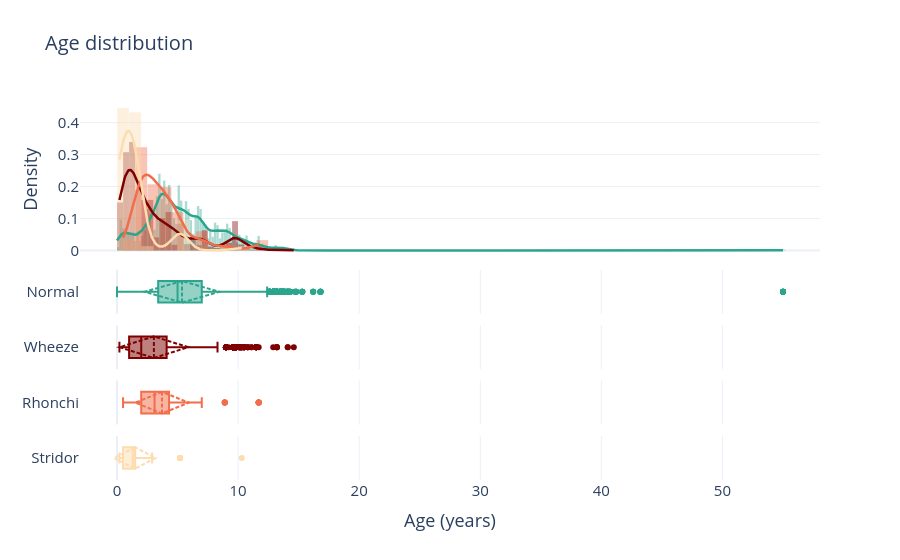

Notebook source saved alongside this figure:
### Markdown cell above
#### 3.3.2. Age by class

### Code cell
# --- 3. Crear figura: 2 filas, eje X compartido ---
fig = make_subplots(
    rows=5, cols=1,
    shared_xaxes=True,
    row_heights=[0.90, 0.25, 0.25, 0.25, 0.25],   # histograma más grande, boxplot como "resumen" fino
    vertical_spacing=0.03,
)


# --- 1. Datos ---
labels = ["Normal", "Wheeze", "Rhonchi", "Stridor"]

for i, label in enumerate(labels, start=2):

    df_i = df[df["label"] == label]
    ages = df_i["age"].dropna()

    # --- 2. Estimar KDE ---
    kde = gaussian_kde(ages)
    x_kde = np.linspace(ages.min(), ages.max(), 300)
    y_kde = kde(x_kde)

    # --- Histograma (normalizado a densidad para que la escala coincida con la KDE) ---
    fig.add_trace(
        go.Histogram(
            x=ages,
            histnorm="probability density",
            name="Duration",
            marker_color=color_map[label],
            opacity=0.4,
            showlegend=False,
        ),
        row=1, col=1
    )

    # --- KDE ---
    fig.add_trace(
        go.Scatter(
            x=x_kde,
            y=y_kde,
            mode="lines",
            name="KDE",
            line=dict(color=color_map[label], width=2.5),
            showlegend=False,
        ),
        row=1, col=1
    )

    # --- Boxplot horizontal ---
    fig.add_trace(
        go.Box(
            x=ages,
            name=label,
            marker_color=color_map[label],
            line_color=color_map[label],
            boxpoints="outliers",   # muestra outliers como puntos
            showlegend=False,
            boxmean="sd"
        ),
        row=i, col=1
    )

# --- 4. Layout ---
fig.update_layout(
    template="plotly_white",
    title_text="Age distribution",
    font=dict(size=15),
    title_font=dict(size=20),
    bargap=0.02,
    barmode="overlay",
)
fig.update_yaxes(title_text="Density", row=1, col=1)
fig.update_xaxes(title_text="Age (years)", row=5, col=1)

fig.show()
fig.write_image("assets/filtered/age_distribution_class.png", scale=5)

### Figure 1 — Plotly figure (JSON) as saved in the notebook; plotly's stock layout.template omitted (floating-point values rounded to 4 significant figures; data arrays with more than 128 entries replaced by an {"elided": "..."} marker saying what was removed)
{"data": [{"histnorm": "probability density", "marker": {"color": "#2CA58D"}, "name": "Duration", "opacity": 0.4, "showlegend": false, "type": "histogram", "x": {"elided": "18772 float values"}, "xaxis": "x", "yaxis": "y"}, {"line": {"color": "#2CA58D", "width": 2.5}, "mode": "lines", "name": "KDE", "showlegend": false, "type": "scatter", "x": {"elided": "300 float values"}, "xaxis": "x", "y": {"elided": "300 float values"}, "yaxis": "y"}, {"boxmean": "sd", "boxpoints": "outliers", "line": {"color": "#2CA58D"}, "marker": {"color": "#2CA58D"}, "name": "Normal", "showlegend": false, "type": "box", "x": {"elided": "18772 float values"}, "xaxis": "x2", "yaxis": "y2"}, {"histnorm": "probability density", "marker": {"color": "rgb(127, 0, 0)"}, "name": "Duration", "opacity": 0.4, "showlegend": false, "type": "histogram", "x": {"elided": "1808 float values"}, "xaxis": "x", "yaxis": "y"}, {"line": {"color": "rgb(127, 0, 0)", "width": 2.5}, "mode": "lines", "name": "KDE", "showlegend": false, "type": "scatter", "x": {"elided": "300 float values"}, "xaxis": "x", "y": {"elided": "300 float values"}, "yaxis": "y"}, {"boxmean": "sd", "boxpoints": "outliers", "line": {"color": "rgb(127, 0, 0)"}, "marker": {"color": "rgb(127, 0, 0)"}, "name": "Wheeze", "showlegend": false, "type": "box", "x": {"elided": "1808 float values"}, "xaxis": "x3", "yaxis": "y3"}, {"histnorm": "probability density", "marker": {"color": "rgb(242, 109, 75)"}, "name": "Duration", "opacity": 0.4, "showlegend": false, "type": "histogram", "x": {"elided": "217 float values"}, "xaxis": "x", "yaxis": "y"}, {"line": {"color": "rgb(242, 109, 75)", "width": 2.5}, "mode": "lines", "name": "KDE", "showlegend": false, "type": "scatter", "x": {"elided": "300 float values"}, "xaxis": "x", "y": {"elided": "300 float values"}, "yaxis": "y"}, {"boxmean": "sd", "boxpoints": "outliers", "line": {"color": "rgb(242, 109, 75)"}, "marker": {"color": "rgb(242, 109, 75)"}, "name": "Rhonchi", "showlegend": false, "type": "box", "x": {"elided": "217 float values"}, "xaxis": "x4", "yaxis": "y4"}, {"histnorm": "probability density", "marker": {"color": "rgb(253, 220, 175)"}, "name": "Duration", "opacity": 0.4, "showlegend": false, "type": "histogram", "x": [5.2, 5.2, 5.2, 5.2, 5.2, 5.2, 5.2, 0.2, 0.2, 0.2, 0.2, 0.2, 0.2, 0.2, 0.2, 0.2, 0.2, 0.2, 0.2, 0.2, 0.2, 0.5, 0.5, 0.5, 0.5, 0.5, 0.5, 0.5, 0.5, 0.5, 1.5, 1.5, 1.5, 1.5, 1.5, 1.5, 1.5, 1.5, 1.5, 1.5, 0.4, 0.4, 2.9, 1.5, 1.5, 1.5, 1.5, 1.5, 1.5, 1.5, 1.5, 1.5, 1.5, 1.3, 1.3, 1.3, 1.3, 1.3, 1.3, 1.3, 1.3, 1.3, 1.3, 1.3, 1.3, 10.3, 0.7, 0.7, 0.7, 0.7, 0.7, 0.7, 0.7, 0.7], "xaxis": "x", "yaxis": "y"}, {"line": {"color": "rgb(253, 220, 175)", "width": 2.5}, "mode": "lines", "name": "KDE", "showlegend": false, "type": "scatter", "x": {"elided": "300 float values"}, "xaxis": "x", "y": {"elided": "300 float values"}, "yaxis": "y"}, {"boxmean": "sd", "boxpoints": "outliers", "line": {"color": "rgb(253, 220, 175)"}, "marker": {"color": "rgb(253, 220, 175)"}, "name": "Stridor", "showlegend": false, "type": "box", "x": [5.2, 5.2, 5.2, 5.2, 5.2, 5.2, 5.2, 0.2, 0.2, 0.2, 0.2, 0.2, 0.2, 0.2, 0.2, 0.2, 0.2, 0.2, 0.2, 0.2, 0.2, 0.5, 0.5, 0.5, 0.5, 0.5, 0.5, 0.5, 0.5, 0.5, 1.5, 1.5, 1.5, 1.5, 1.5, 1.5, 1.5, 1.5, 1.5, 1.5, 0.4, 0.4, 2.9, 1.5, 1.5, 1.5, 1.5, 1.5, 1.5, 1.5, 1.5, 1.5, 1.5, 1.3, 1.3, 1.3, 1.3, 1.3, 1.3, 1.3, 1.3, 1.3, 1.3, 1.3, 1.3, 10.3, 0.7, 0.7, 0.7, 0.7, 0.7, 0.7, 0.7, 0.7], "xaxis": "x5", "yaxis": "y5"}], "layout": {"bargap": 0.02, "barmode": "overlay", "font": {"size": 15}, "title": {"font": {"size": 20}, "text": "Age distribution"}, "xaxis": {"anchor": "y", "domain": [0, 1], "matches": "x5", "showticklabels": false}, "xaxis2": {"anchor": "y2", "domain": [0, 1], "matches": "x5", "showticklabels": false}, "xaxis3": {"anchor": "y3", "domain": [0, 1], "matches": "x5", "showticklabels": false}, "xaxis4": {"anchor": "y4", "domain": [0, 1], "matches": "x5", "showticklabels": false}, "xaxis5": {"anchor": "y5", "domain": [0, 1], "title": {"text": "Age (years)"}}, "yaxis": {"anchor": "x", "domain": [0.5832, 1], "title": {"text": "Density"}}, "yaxis2": {"anchor": "x2", "domain": [0.4374, 0.5532]}, "yaxis3": {"anchor": "x3", "domain": [0.2916, 0.4074]}, "yaxis4": {"anchor": "x4", "domain": [0.1458, 0.2616]}, "yaxis5": {"anchor": "x5", "domain": [0, 0.1158]}}}
